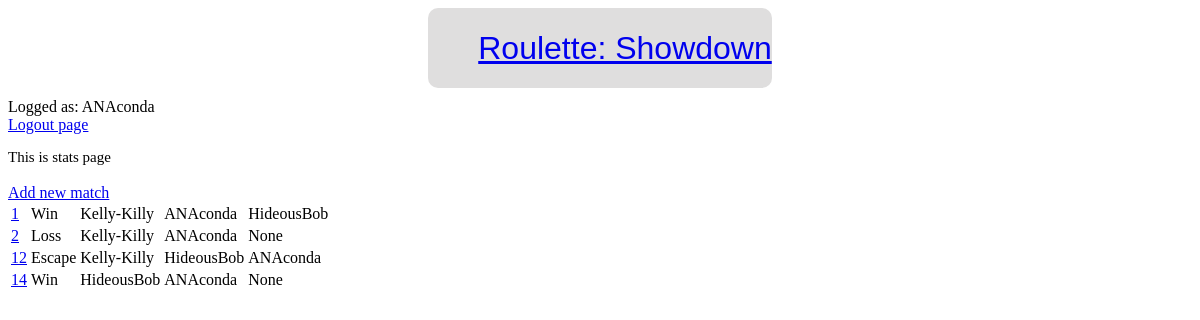
The page /stats/ (signed in) on the database as committed earlier.
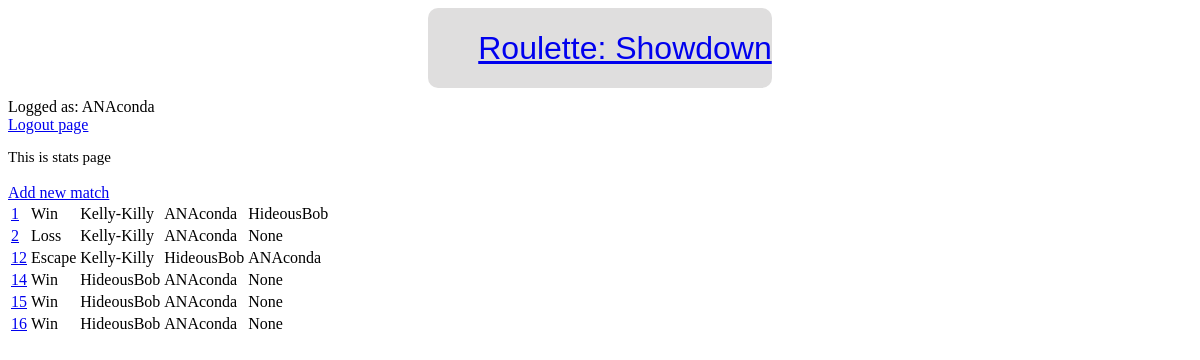
The same page on the database as committed later.
### stats/models.py (models this page shows, shortened)
class Player(models.Model):
    username_validator = UnicodeUsernameValidator()
    username = models.OneToOneField(
        User,
        on_delete=models.SET("Unknown player"),
        validators=[username_validator],
        related_name="username_of_player",)
    use_alternative_name = models.BooleanField(default=False)
    also_known_as = models.CharField(
        max_length=50,
        verbose_name="Also known as",
        blank=True,
        validators = [username_validator,]
        )
    kills_count = models.IntegerField(blank=False, default=0)
    asissts_count = models.IntegerField(blank=False, default=0)
    deaths_count = models.IntegerField(blank=False, default=0)
    def __str__(self) -> str:
        if self.use_alternative_name:
            return self.also_known_as
        else:
            return self.username.username

class Match(models.Model):
    wl_status = models.FloatField(
        blank=False,
        default=0,
        validators=[ListedValueValidator((0,0.5,1))]
        )
    date = models.DateField(  default=datetime.date.today)
    kills_total = models.IntegerField(
        blank=False,
        default=0
        )
    playtime = models.DurationField(blank=False)
    bounty = models.IntegerField(
        _("bounty"),
        null=False,
        default=0,
        validators=[NonNegativeValidator('bounty'),],
        )
    map = models.ForeignKey(
        Map,
        verbose_name=_("Map of the match"),
        on_delete=models.PROTECT,
        related_name="map_of_match",
        blank=True,
        null=True
        )
    kills_validators = [NonNegativeValidator(_('kills')),]
    assists_validators = [NonNegativeValidator(_("assists")),]
    deaths_validators = [NonNegativeValidator(_("deaths")),]
    player_1 = models.ForeignKey(Player, on_delete=models.PROTECT, related_name='player_1_name')
    player_1_primary_weapon = models.ForeignKey(
        Weapon,
        on_delete=models.PROTECT,
        related_name='player_1_primary_weapon',
        null=True,
        )
    player_1_primary_ammo_A = models.ForeignKey(
        AmmoType,
        on_delete=models.PROTECT,
        related_name='player_1_primary_weapon_ammo_A',
        default=AmmoType.objects.get(name="Standard").id,
        null=True,
        )
    player_1_primary_ammo_B = models.ForeignKey(
        AmmoType,
        on_delete=models.PROTECT,
        related_name='player_1_primary_weapon_ammo_B',
        default=AmmoType.objects.get(name="None").id,
        null=True,
        blank=True,
        )
    player_1_secondary_weapon = models.ForeignKey(
        Weapon,
        on_delete=models.PROTECT,
        related_name='player_1_secondary_weapon',
        null=True,
        )
    player_1_secondary_ammo_A = models.ForeignKey(AmmoType, on_delete=models.PROTECT,
        related_name='player_1_secondary_weapon_ammo_A',
        default=AmmoType.objects.get(name="Standard").id,
        null=True,
        )
    player_1_secondary_ammo_B = models.ForeignKey(AmmoType,
        on_delete=models.PROTECT,
        related_name='player_1_secondary_weapon_ammo_B',
        default=AmmoType.objects.get(name="None").id,
        null=True,
        blank=True,
        )
    player_1_kills = models.IntegerField(
        default=0,
        validators=kills_validators,
        )
    player_1_assists = models.IntegerField(
        default=0,
        validators=assists_validators,
        )
    player_1_deaths = models.IntegerField(
        default=0,
        validators=deaths_validators,
        )
    player_1_signature = models.BooleanField(
        _("player 1 signature"),
        default=False,
        blank=True,
        ) #this fiels certifies that player 1 privided his side of data
    player_2 = models.ForeignKey(Player,
        on_delete=models.PROTECT,
        related_name='player_2_name',
        null=True,
        blank=True
    )
    player_2_primary_weapon = models.ForeignKey(
        Weapon,
        on_delete=models.PROTECT,
        related_name='player_2_primary_weapon',
        null=True,
        blank=True,
        )
    player_2_primary_ammo_A = models.ForeignKey(
        AmmoType,
        on_delete=models.PROTECT,
        related_name='player_2_primary_weapon_ammo_A',
        default=AmmoType.objects.get(name="Standard").id,
        null=True,
        blank=True,
        )
    player_2_primary_ammo_B = models.ForeignKey(
        AmmoType,
        on_delete=models.PROTECT,
        related_name='player_2_primary_weapon_ammo_B',
        default=AmmoType.objects.get(name="None").id,
        null=True,
        blank=True,
        )
    player_2_secondary_weapon = models.ForeignKey(
        Weapon,
        on_delete=models.PROTECT,
        related_name='player_2_secondary_weapon',
        null=True,
        blank=True,
        )
    player_2_secondary_ammo_A = models.ForeignKey(AmmoType, on_delete=models.PROTECT,
        related_name='player_2_secondary_weapon_ammo_A',
        default=AmmoType.objects.get(name="Standard").id,
        null=True,
        blank=True,
        )
    player_2_secondary_ammo_B = models.ForeignKey(AmmoType,
        on_delete=models.PROTECT,
        related_name='player_2_secondary_weapon_ammo_B',
        default=AmmoType.objects.get(name="None").id,
        null=True,
        blank=True,
        )
    player_2_kills = models.IntegerField(
        default=0,
        validators=kills_validators,
        blank=True,
        )
    player_2_assists = models.IntegerField(
        default=0,
        validators=assists_validators,
        blank=True,
        )
    player_2_deaths = models.IntegerField(
        default=0,
        validators=deaths_validators,
        blank=True,
        )
    player_2_signature = models.BooleanField(
        _("player 2 signature"),
        default=False,
        blank=True,
        )
    player_3 = models.ForeignKey(Player,
        on_delete=models.PROTECT,
        related_name='player_3_name',
        null=True,
        blank=True)
    player_3_primary_weapon = models.ForeignKey(
        Weapon,
        on_delete=models.PROTECT,
        related_name='player_3_primary_weapon',
        null=True,
        blank=True,
        )
    player_3_primary_ammo_A = models.ForeignKey(
        AmmoType,
        on_delete=models.PROTECT,
        related_name='player_3_primary_weapon_ammo_A',
        default=AmmoType.objects.get(name="Standard").id,
        null=True,
        blank=True,
        )
    player_3_primary_ammo_B = models.ForeignKey(
        AmmoType,
        on_delete=models.PROTECT,
        related_name='player_3_primary_weapon_ammo_B',
        default=AmmoType.objects.get(name="None").id,
        null=True,
        blank=True,
        )
    player_3_secondary_weapon = models.ForeignKey(
        Weapon,
        on_delete=models.PROTECT,
        related_name='player_3_secondary_weapon',
        null=True,
        blank=True,
        )
    player_3_secondary_ammo_A = models.ForeignKey(AmmoType, on_delete=models.PROTECT,
        related_name='player_3_secondary_weapon_ammo_A',
        default=AmmoType.objects.get(name="Standard").id,
        null=True,
        blank=True,
        )
    player_3_secondary_ammo_B = models.ForeignKey(AmmoType,
        on_delete=models.PROTECT,
        related_name='player_3_secondary_weapon_ammo_B',
        default=AmmoType.objects.get(name="None").id,
        null=True,
        blank=True,
        )
    player_3_kills = models.IntegerField(
        default=0,
        validators=kills_validators,
        blank=True,
        )
    player_3_assists = models.IntegerField(
        default=0,
        validators=assists_validators,
        blank=True,
        )
    player_3_deaths = models.IntegerField(
        default=0,
        validators=deaths_validators,
        blank=True,
        )
    player_3_signature = models.BooleanField(
        _("player 2 signature"),
        default=False,
        blank=True,
        )
    fights_locations = models.ManyToManyField(
        Compound,
        verbose_name="Place of a firefight"
        )

### stats/views.py (the view)
# urls.py: path('', views.show_stats_table, name = "table"),
@login_required
def show_stats_table(request):
    user = AuxClass.credentials_to_dict(request)
    if not request.user.is_staff:
        if user['has_aka']:
            look_for_user = Player.objects.get(also_known_as = user['playername'])
        else:
            look_for_user = User.objects.get(username = user['username']).username_of_player
        p1_group = Match.objects.filter(player_1 = look_for_user)
        p2_group = Match.objects.filter(player_2 = look_for_user)
        p3_group = Match.objects.filter(player_3 = look_for_user)
        result = sorted(
            chain(p1_group, p2_group, p3_group),
            key=attrgetter('id'))
    else:
        result = Match.objects.all()
    response = render(request, "stats_list.html", {'matches': result, 'user':user})
    return response

### HuntLototron/auxilary.py (called while the page is built)
    def credentials_to_dict(url_request, debug=False):
        username = url_request.user.username
        user = {
        'username': username,
        }
        try:
            playername = url_request.user.username_of_player.also_known_as
            has_aka = True if playername != '' else False
        except AttributeError:
            playername = None
            has_aka = False
        name = playername if has_aka else username
        is_anon = True if username == '' else False
        user = {
            'anonymous': is_anon,
            'has_aka': has_aka,
            'username': username,
            'playername': playername,
            'credentials': (username, playername),
            'name' : name,
        }
        if debug:
            print (user)
        return user

### stats/templates/stats_list.html (shortened to what this page needs)
<head>
</head>
{% extends 'pure_base.html' %}
{% block content %}
<body>
    <div>
        {% include "registration/user_bar.html" %}
        <p style="height: 20px; font-size: 15px; ">
            This is stats page
        </p>
        <a href="{% url 'stats:add' %}">Add new match</a>
        <table>
            {% for match in matches %}
            <tr>
                    <td>
                        <a href="{% url 'stats:match_details' match.id %}">{{ match.id }}</a>
                    </td>
                    <td>
                        {% if match.wl_status == 1 %}Win{% endif %}
                        {% if match.wl_status == 0 %}Loss{% endif %}
                        {% if match.wl_status == 0.5 %}Escape{% endif %}
                    </td>
                    <td>{{ match.player_1 }}</td>
                    <td>{{ match.player_2 }}</td>
                    <td>{{  match.player_3 }}</td>
            </tr>
            {% endfor%}
        </table>
    </div>
</body>
{% endblock %}

### templates/pure_base.html (shortened to what this page needs)
<!doctype html>
<html lang="en">
  <head>
  </head>
  <body>
    <div class="header_bar">
      <h1>
          <a href="/">
              Roulette: Showdown
          </a>
      </h1>
    </div>
    {% block content %}
    {% endblock  %}
  </body>
</html>

### templates/registration/user_bar.html (shortened to what this page needs)
{% block content %}
<div id="user_bar">
    <p style="margin: 0px;">
        {% if user.anonymous %} Not logged in.
        {% else %}Logged as: {{user.name}}
    </p>
    <a href="{% url 'logout' %}">Logout page</a>
    {% endif %}
</div>
{% endblock %}

### templates/pure_base.html (style rules this page uses)
.header_bar { background-color: #dfdede; display: flex; justify-self: center; align-items: center; height: 5em; border-radius: 10px; margin-bottom: 10px; }
.header_bar > h1 { font: 2em "Fira Sans", sans-serif; padding-left: 50px; }

Rows that differ between the two databases and show on the page:
added Match: id "15", wl_status "Win", player_1 "HideousBob", player_2 "ANAconda", player_3 "None"
added Match: id "16", wl_status "Win", player_1 "HideousBob", player_2 "ANAconda", player_3 "None"
